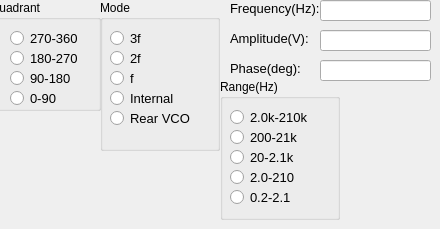
                <widget class="QWidget" name="tab_19">
                 <attribute name="title">
                  <string>Right Panel</string>
                 </attribute>
                 <widget class="QLineEdit" name="lineEditAmplitudeLI">
                  <property name="geometry">
                   <rect>
                    <x>320</x>
                    <y>30</y>
                    <width>111</width>
                    <height>21</height>
                   </rect>
                  </property>
                  <property name="font">
                   <font>
                    <pointsize>11</pointsize>
                   </font>
                  </property>
                  <property name="text">
                   <string/>
                  </property>
                 </widget>
                 <widget class="QLabel" name="labelFrequency_2">
                  <property name="geometry">
                   <rect>
                    <x>230</x>
                    <y>0</y>
                    <width>91</width>
                    <height>16</height>
                   </rect>
                  </property>
                  <property name="font">
                   <font>
                    <pointsize>10</pointsize>
                   </font>
                  </property>
                  <property name="text">
                   <string>Frequency(Hz):</string>
                  </property>
                 </widget>
                 <widget class="QLabel" name="labelAmplitude_2">
                  <property name="geometry">
                   <rect>
                    <x>230</x>
                    <y>30</y>
                    <width>91</width>
                    <height>16</height>
                   </rect>
                  </property>
                  <property name="font">
                   <font>
                    <pointsize>10</pointsize>
                   </font>
                  </property>
                  <property name="text">
                   <string>Amplitude(V):</string>
                  </property>
                 </widget>
                 <widget class="QLineEdit" name="lineEditFrequencyLI">
                  <property name="geometry">
                   <rect>
                    <x>320</x>
                    <y>0</y>
                    <width>111</width>
                    <height>21</height>
                   </rect>
                  </property>
                  <property name="font">
                   <font>
                    <pointsize>11</pointsize>
                   </font>
                  </property>
                  <property name="text">
                   <string/>
                  </property>
                 </widget>
                 <widget class="QLabel" name="label_46">
                  <property name="geometry">
                   <rect>
                    <x>230</x>
                    <y>60</y>
                    <width>71</width>
                    <height>16</height>
                   </rect>
                  </property>
                  <property name="font">
                   <font>
                    <pointsize>10</pointsize>
                   </font>
                  </property>
                  <property name="text">
                   <string>Phase(deg):</string>
                  </property>
                 </widget>
                 <widget class="QLineEdit" name="lineEditPhaseLI">
                  <property name="geometry">
                   <rect>
                    <x>320</x>
                    <y>60</y>
                    <width>111</width>
                    <height>21</height>
                   </rect>
                  </property>
                  <property name="font">
                   <font>
                    <pointsize>11</pointsize>
                   </font>
                  </property>
                  <property name="text">
                   <string/>
                  </property>
                 </widget>
                 <widget class="QGroupBox" name="groupBox_13">
                  <property name="geometry">
                   <rect>
                    <x>-10</x>
                    <y>0</y>
                    <width>111</width>
                    <height>111</height>
                   </rect>
                  </property>
                  <property name="title">
                   <string>Quadrant</string>
                  </property>
                  <widget class="QRadioButton" name="radioButtonQuadrant4">
                   <property name="geometry">
                    <rect>
                     <x>20</x>
                     <y>30</y>
                     <width>82</width>
                     <height>17</height>
                    </rect>
                   </property>
                   <property name="font">
                    <font>
                     <pointsize>10</pointsize>
                    </font>
                   </property>
                   <property name="text">
                    <string>270-360</string>
                   </property>
                  </widget>
                  <widget class="QRadioButton" name="radioButtonQuadrant3">
                   <property name="geometry">
                    <rect>
                     <x>20</x>
                     <y>50</y>
                     <width>82</width>
                     <height>17</height>
                    </rect>
                   </property>
                   <property name="font">
                    <font>
                     <pointsize>10</pointsize>
                    </font>
                   </property>
                   <property name="text">
                    <string>180-270</string>
                   </property>
                  </widget>
                  <widget class="QRadioButton" name="radioButtonQuadrant2">
                   <property name="geometry">
                    <rect>
                     <x>20</x>
                     <y>70</y>
                     <width>82</width>
                     <height>17</height>
                    </rect>
                   </property>
                   <property name="font">
                    <font>
                     <pointsize>10</pointsize>
                    </font>
                   </property>
                   <property name="text">
                    <string>90-180</string>
                   </property>
                  </widget>
                  <widget class="QRadioButton" name="radioButtonQuadrant1">
                   <property name="geometry">
                    <rect>
                     <x>20</x>
                     <y>90</y>
                     <width>82</width>
                     <height>17</height>
                    </rect>
                   </property>
                   <property name="font">
                    <font>
                     <pointsize>10</pointsize>
                    </font>
                   </property>
                   <property name="text">
                    <string>0-90</string>
                   </property>
                  </widget>
                 </widget>
                 <widget class="QGroupBox" name="groupBox_14">
                  <property name="geometry">
                   <rect>
                    <x>220</x>
                    <y>79</y>
                    <width>120</width>
                    <height>141</height>
                   </rect>
                  </property>
                  <property name="title">
                   <string>Range(Hz)</string>
                  </property>
                  <widget class="QRadioButton" name="radioButtonRange1">
                   <property name="geometry">
                    <rect>
                     <x>10</x>
                     <y>110</y>
                     <width>82</width>
                     <height>17</height>
                    </rect>
                   </property>
                   <property name="font">
                    <font>
                     <pointsize>10</pointsize>
                    </font>
                   </property>
                   <property name="text">
                    <string>0.2-2.1</string>
                   </property>
                  </widget>
                  <widget class="QRadioButton" name="radioButtonRange2">
                   <property name="geometry">
                    <rect>
                     <x>10</x>
                     <y>90</y>
                     <width>82</width>
                     <height>17</height>
                    </rect>
                   </property>
                   <property name="font">
                    <font>
                     <pointsize>10</pointsize>
                    </font>
                   </property>
                   <property name="text">
                    <string>2.0-210</string>
                   </property>
                  </widget>
                  <widget class="QRadioButton" name="radioButtonRange3">
                   <property name="geometry">
                    <rect>
                     <x>10</x>
                     <y>70</y>
                     <width>82</width>
                     <height>17</height>
                    </rect>
                   </property>
                   <property name="font">
                    <font>
                     <pointsize>10</pointsize>
                    </font>
                   </property>
                   <property name="text">
                    <string>20-2.1k</string>
                   </property>
                  </widget>
                  <widget class="QRadioButton" name="radioButtonRange4">
                   <property name="geometry">
                    <rect>
                     <x>10</x>
                     <y>50</y>
                     <width>82</width>
                     <height>17</height>
                    </rect>
                   </property>
                   <property name="font">
                    <font>
                     <pointsize>10</pointsize>
                    </font>
                   </property>
                   <property name="text">
                    <string>200-21k</string>
                   </property>
                  </widget>
                  <widget class="QRadioButton" name="radioButtonRange5">
                   <property name="geometry">
                    <rect>
                     <x>10</x>
                     <y>30</y>
                     <width>82</width>
                     <height>17</height>
                    </rect>
                   </property>
                   <property name="font">
                    <font>
                     <pointsize>10</pointsize>
                    </font>
                   </property>
                   <property name="text">
                    <string>2.0k-210k</string>
                   </property>
                  </widget>
                 </widget>
                 <widget class="QGroupBox" name="groupBox_15">
                  <property name="geometry">
                   <rect>
                    <x>100</x>
                    <y>0</y>
                    <width>120</width>
                    <height>151</height>
                   </rect>
                  </property>
                  <property name="title">
                   <string>Mode</string>
                  </property>
                  <widget class="QRadioButton" name="radioButton3fModeLI">
                   <property name="geometry">
                    <rect>
                     <x>10</x>
                     <y>30</y>
                     <width>82</width>
                     <height>17</height>
                    </rect>
                   </property>
                   <property name="font">
                    <font>
                     <pointsize>10</pointsize>
                    </font>
                   </property>
                   <property name="text">
                    <string>3f</string>
                   </property>
                  </widget>
                  <widget class="QRadioButton" name="radioButton2fModeLI">
                   <property name="geometry">
                    <rect>
                     <x>10</x>
                     <y>50</y>
                     <width>82</width>
                     <height>17</height>
                    </rect>
                   </property>
                   <property name="font">
                    <font>
                     <pointsize>10</pointsize>
                    </font>
                   </property>
                   <property name="text">
                    <string>2f</string>
                   </property>
                  </widget>
                  <widget class="QRadioButton" name="radioButtonfModeLI">
                   <property name="geometry">
                    <rect>
                     <x>10</x>
                     <y>70</y>
                     <width>82</width>
                     <height>17</height>
                    </rect>
                   </property>
                   <property name="font">
                    <font>
                     <pointsize>10</pointsize>
                    </font>
                   </property>
                   <property name="text">
                    <string>f</string>
                   </property>
                  </widget>
                  <widget class="QRadioButton" name="radioButtonInternalModeLI">
                   <property name="geometry">
                    <rect>
                     <x>10</x>
                     <y>90</y>
                     <width>82</width>
                     <height>17</height>
                    </rect>
                   </property>
                   <property name="font">
                    <font>
                     <pointsize>10</pointsize>
                    </font>
                   </property>
                   <property name="text">
                    <string>Internal</string>
                   </property>
                  </widget>
                  <widget class="QRadioButton" name="radioButtonRearModeLI">
                   <property name="geometry">
                    <rect>
                     <x>10</x>
                     <y>110</y>
                     <width>82</width>
                     <height>17</height>
                    </rect>
                   </property>
                   <property name="font">
                    <font>
                     <pointsize>10</pointsize>
                    </font>
                   </property>
                   <property name="text">
                    <string>Rear VCO</string>
                   </property>
                  </widget>
                 </widget>
                </widget>
